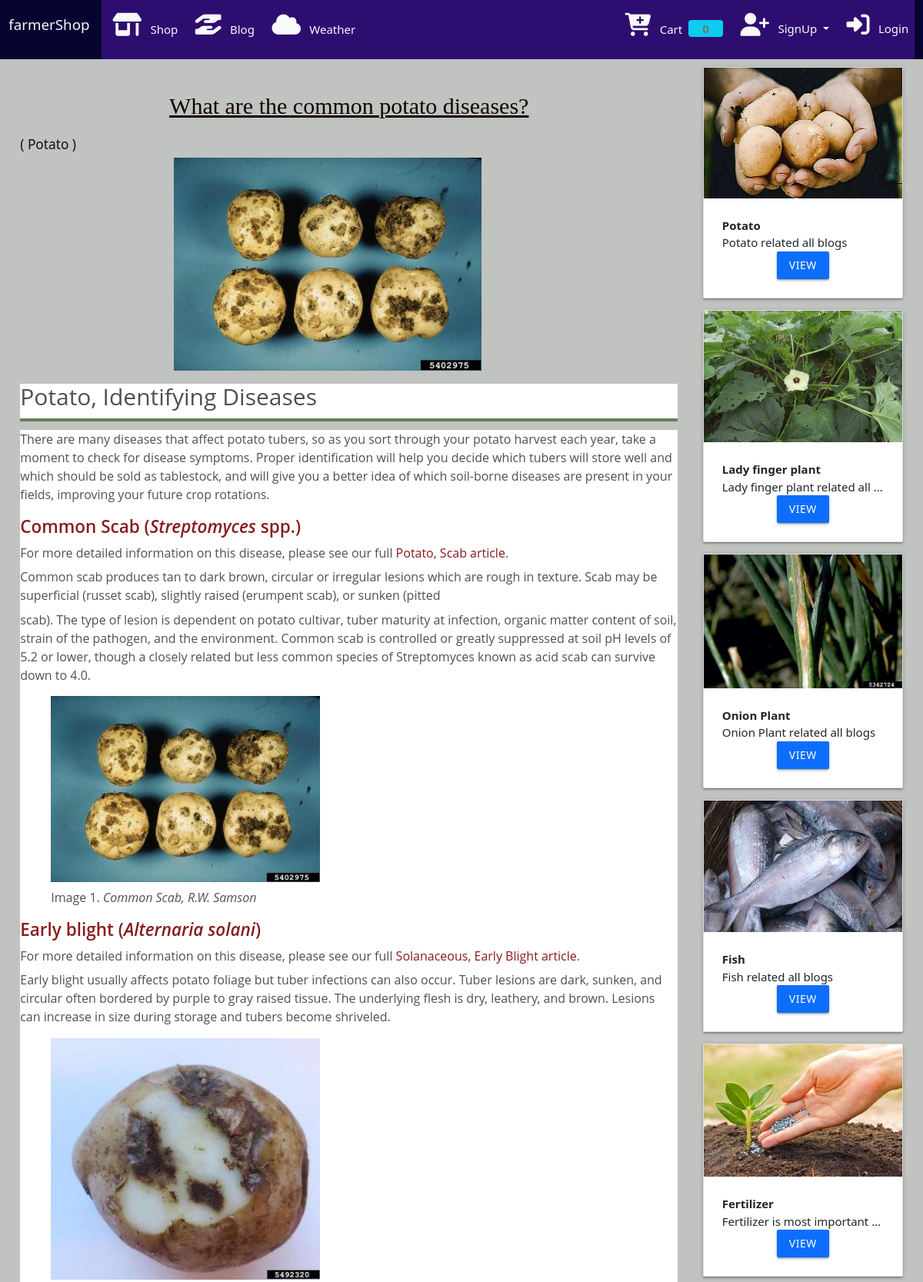
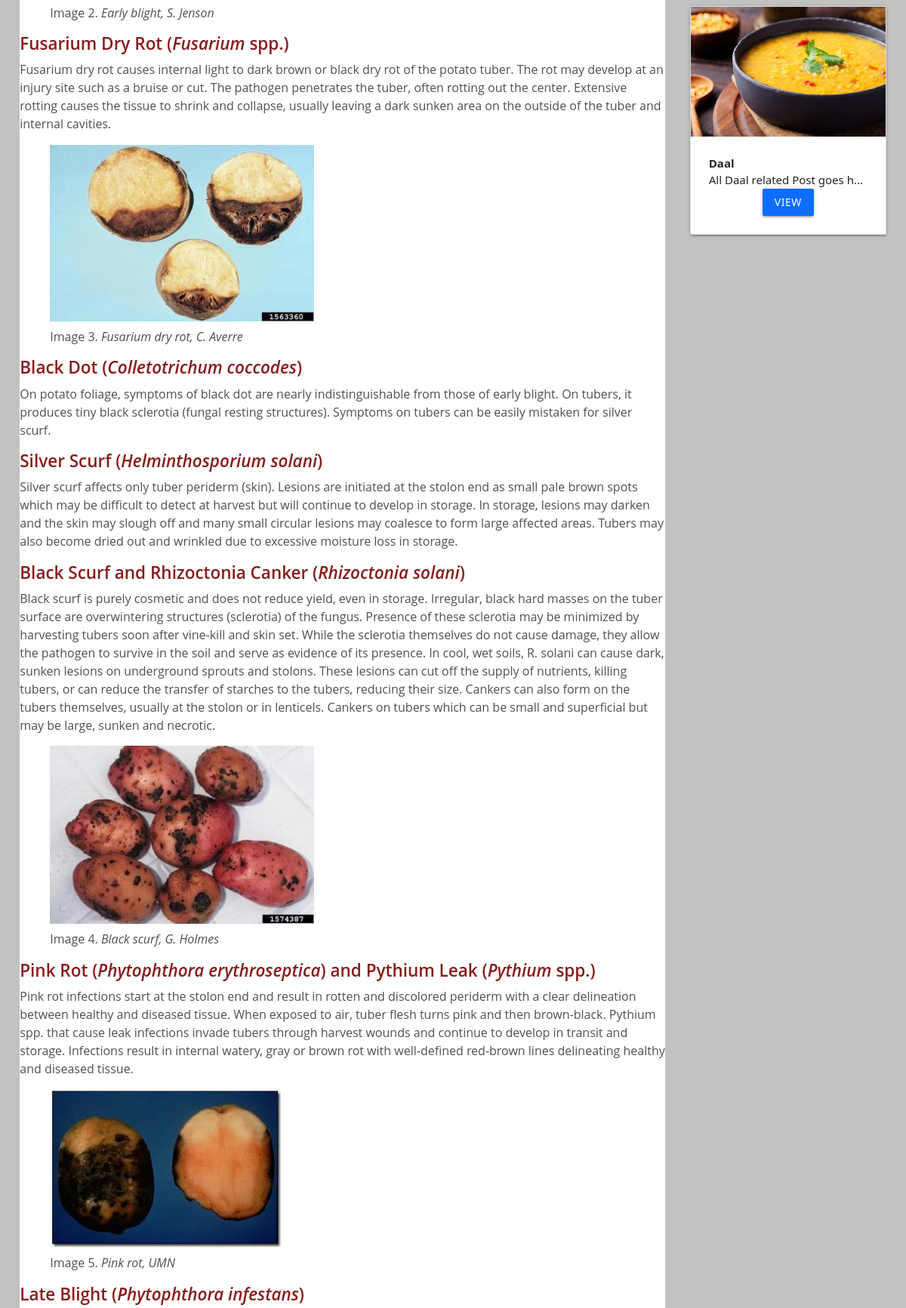
Page /blog/detail/what-are-the-common-potato-diseases (upper part) on the committed database (2 pictures, top to bottom).
### Blog2/models.py (models this page shows, shortened)
class Post(models.Model):
    post_id = models.AutoField(primary_key=True)
    title = models.CharField(max_length=100)
    content = FroalaField()
    cat = models.ForeignKey(BlogCategory, on_delete=models.CASCADE)
    slug = models.SlugField(max_length=1000, null=True, blank=True)
    image = models.ImageField(upload_to = 'upload/blog/postImg/')
    created_at = models.DateTimeField(auto_now_add=True)
    upload_to = models.DateTimeField(auto_now=True)

class BlogCategory(models.Model):
    cat_id = models.AutoField(primary_key=True)
    title = models.CharField(max_length=100)
    description = models.CharField(max_length=200)
    url = models.CharField(max_length=100)
    image = models.ImageField(upload_to='upload/blog2/blogcatImg/')
    add_date = models.DateTimeField(auto_now_add=True, null=True)
    update_at = models.DateTimeField(auto_now=True)

### Blog2/views.py (the view)
# urls.py: path('detail/<slug:slug>',PostDetail),
def PostDetail(request, slug):
    cats = BlogCategory.objects.all()
    post = Post.objects.get(slug=slug)
    return render(request, "blog/postdetail.html", {'post': post, 'cats':cats})

### Store/templates/blog/postdetail.html (shortened to what this page needs)
{% extends 'store/base.html' %}
{% block content %}
<div class="custom-container">
    <div class="row m-3">
        <div class="col-lg-9 ">
            <h1 style="font-size: 30px; color: rgb(17, 1, 1); font-family: Georgia, 'Times New Roman', Times, serif; text-align: center;text-decoration: underline;">{{post.title}}</h1>
            <h6 style="color: rgb(17, 16, 15);">( {{post.cat.title}} )</h6>
            <img src="/abcd/show/{{post.image}}" class="responsive-img" alt="" style="margin-left: 200px; " height="400" width="400">
            <br>
            <p style="color:darkred">
                {{post.content | safe}}
            </p>
        </div>
        <div class="col-lg-3 m2">
            {% for cat in cats %}
            <div class="card item" style="margin-left:10px;">
                <div class="img-container">
                    <img src="/abcd/show/{{cat.image}}" class="responsive-img" alt="">
                </div>
                <div class="card-content">
                    <b>
                        {{cat.title}}
                    </b>
                    <p class="truncate">{{cat.description}}</p>
                    <div class="container center-align mt20">
                        <a href="/blog/category/{{cat.url}}" class="btn bg-primary">VIEW</a>
                    </div>
                </div>
            </div>
            {%endfor%}
        </div>
    </div>
</div>
{% endblock %}

### Store/templates/blog/postdetail.html (style rules this page uses)
body { background-image: url(''); }

### rows in the picture
Post: title "What are the common potato diseases?", cat "Potato", image (picture), content "Potato, Identifying Diseases There are many diseases that affect potato tubers, so as you sort through your potato harvest each year, take a moment to check for disease symptoms. Proper identification will help you decide which tubers will store well and which should be sold as tablestock, and will give you a better idea of which soil-borne diseases are present in your fields, improving your future crop rotations. Common Scab ( Streptomyces spp.) For more detailed information on this disease, please see our full Potato, Scab article . Common scab produces tan to dark brown, circular or irregular lesions which are rough in texture. Scab may be superficial (russet scab), slightly raised…", content (picture)
BlogCategory: image (picture), title "Potato", description "Potato related all blogs"
BlogCategory: image (picture), title "Lady finger plant", description "Lady finger plant related all…"
BlogCategory: image (picture), title "Onion Plant", description "Onion Plant related all blogs"
BlogCategory: image (picture), title "Fish", description "Fish related all blogs"
BlogCategory: image (picture), title "Fertilizer", description "Fertilizer is most important…"
BlogCategory: image (picture), title "Daal", description "All Daal related Post goes h…"

### other values in the picture
{{ request.session.cart.keys|length }} "0"
